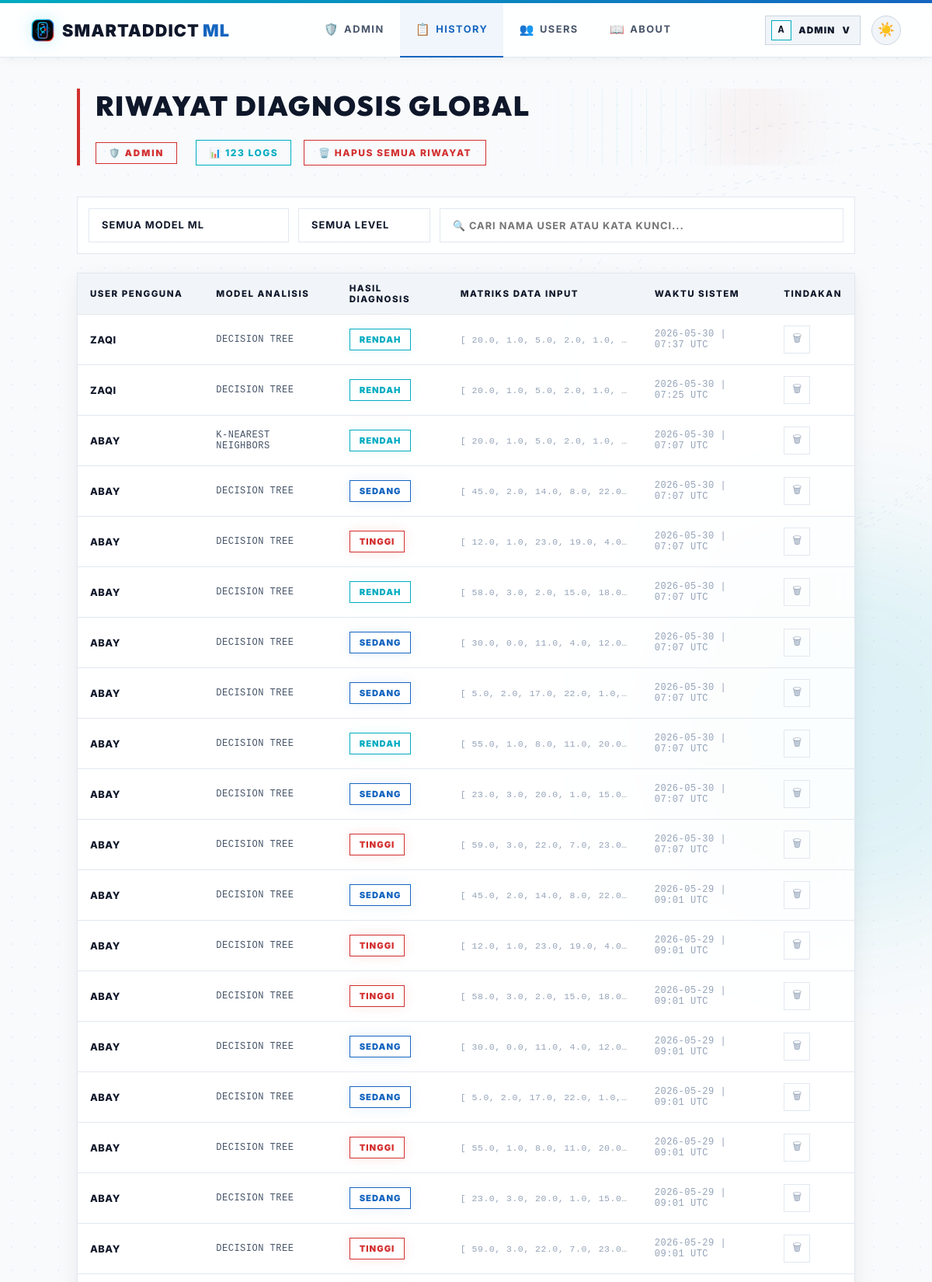
/admin/history (signed in, upper part), run on the app's committed database.
### app.py (models this page shows, shortened)
class User(UserMixin, db.Model):
    id = db.Column(db.Integer, primary_key=True)
    username = db.Column(db.String(80), unique=True, nullable=False)
    password_hash = db.Column(db.String(200), nullable=False)
    role = db.Column(db.String(10), default='user')  # 'user' or 'admin'
    created_at = db.Column(db.DateTime, default=datetime.utcnow)
    predictions = db.relationship('Prediction', backref='user', lazy=True)
    @property
    def is_admin(self):
        return self.role == 'admin'

class Prediction(db.Model):
    id = db.Column(db.Integer, primary_key=True)
    user_id = db.Column(db.Integer, db.ForeignKey('user.id'), nullable=False)
    model_name = db.Column(db.String(50), nullable=False)
    input_values = db.Column(db.Text, nullable=False)  # JSON string
    result = db.Column(db.String(20), nullable=False)
    prediction_raw = db.Column(db.Integer, nullable=False)
    timestamp = db.Column(db.DateTime, default=datetime.utcnow)
    @property
    def input_list(self):
        return json.loads(self.input_values)

### app.py (the view)
@app.route("/admin/history")
@admin_required
def admin_history():
    all_preds = Prediction.query.order_by(Prediction.timestamp.desc()).all()
    return render_template("admin/all_history.html", predictions=all_preds, active_page='admin_history')

### app.py (called while the page is built)
@app.after_request
def add_no_cache(response):
    response.headers['Cache-Control'] = 'no-store, no-cache, must-revalidate, max-age=0'
    response.headers['Pragma'] = 'no-cache'
    response.headers['Expires'] = '0'
    return response

@login_manager.user_loader
def load_user(user_id):
    return User.query.get(int(user_id))

def admin_required(f):
    @wraps(f)
    @login_required
    def decorated(*args, **kwargs):
        if not current_user.is_admin:
            flash('Akses ditolak. Hanya admin yang bisa mengakses halaman ini.', 'error')
            return redirect(url_for('dashboard'))
        return f(*args, **kwargs)
    return decorated

### templates/admin/all_history.html (shortened to what this page needs)
{% extends "base.html" %}
{% block content %}
<main class="content">
    <div class="page-header">
        <div class="header-text">
            <h1>RIWAYAT DIAGNOSIS GLOBAL</h1>
        </div>
        <div class="header-actions">
            <span class="admin-badge" style="margin-right: 8px;">🛡️ ADMIN</span>
            <div class="count-badge">📊 <span id="vc">{{ predictions|length }}</span> LOGS</div>
            {% if predictions %}
            <form method="post" action="{{ url_for('admin_clear_all') }}" style="display:inline" onsubmit="return confirm('APAKAH ANDA YAKIN INGIN MENGHAPUS SELURUH LOG RIWAYAT DI SISTEM?')">
                <button type="submit" class="btn-danger">🗑️ HAPUS SEMUA RIWAYAT</button>
            </form>
            {% endif %}
        </div>
    </div>
    {% if predictions %}
    <div class="filter-bar">
        <select id="fM" onchange="af()">
            <option value="">SEMUA MODEL ML</option>
        </select>
        <select id="fL" onchange="af()">
            <option value="">SEMUA LEVEL</option>
        </select>
        <input type="text" id="fS" placeholder="🔍 CARI NAMA USER ATAU KATA KUNCI..." oninput="af()">
    </div>
    <div class="table-container">
        <table class="h-table">
            <thead>
                <tr>
                    <th>USER PENGGUNA</th>
                    <th>MODEL ANALISIS</th>
                    <th>HASIL DIAGNOSIS</th>
                    <th>MATRIKS DATA INPUT</th>
                    <th>WAKTU SISTEM</th>
                    <th>TINDAKAN</th>
                </tr>
            </thead>
            <tbody id="tb">
                {% for p in predictions %}
                <tr data-m="{{ p.model_name }}" data-l="{{ p.result }}" data-t="{{ p.user.username }} {{ p.model_name }} {{ p.result }}">
                    <td style="font-weight:800; color:var(--text-primary); text-transform: uppercase;">{{ p.user.username }}</td>
                    <td style="font-family: monospace; text-transform: uppercase; font-size: 0.75rem;">{{ p.model_name }}</td>
                    <td>
                        <span class="badge-sm {% if p.result == 'Rendah' %}r{% elif p.result == 'Sedang' %}s{% else %}t{% endif %}">
                            {{ p.result | upper }}
                        </span>
                    </td>
                    <td style="font-size:0.72rem; color:var(--text-muted); font-family:monospace; max-width:250px; overflow:hidden; text-overflow:ellipsis; white-space:nowrap" title="{{ p.input_list }}">
                        [
                        {% for val in p.input_list %}
                          {{ val | round(1) }}{% if not loop.last %}, {% endif %}
                        {% endfor %}
                    </td>
                    <td style="color:var(--text-muted); font-family: monospace; font-size:0.75rem">{{ p.timestamp.strftime('%Y-%m-%d | %H:%M UTC') }}</td>
                    <td>
                        <form method="post" action="{{ url_for('delete_prediction', pred_id=p.id) }}" onsubmit="return confirm('HAPUS LOG DIAGNOSIS INI?')">
                            <button class="del-btn" title="Hapus entry">🗑</button>
                        </form>
                    </td>
                </tr>
                {% endfor %}
            </tbody>
        </table>
    </div>
    {% else %}
    <div style="text-align:center; padding:64px; color:var(--text-muted); border: 1px dashed var(--border-card); text-transform: uppercase; letter-spacing: 1.5px; font-weight: 800;">
        📭 BELUM ADA REKAMAN LOG DIAGNOSIS DALAM SISTEM.
    </div>
    {% endif %}
</main>
{% endblock %}

### templates/base.html (shortened to what this page needs)
<!doctype html>
<html lang="id" data-theme="light">
<head>
</head>
<body>
    <div class="navbar-wrap">
        <nav class="navbar">
            <a href="{{ url_for('dashboard') }}" class="logo" style="text-decoration:none">
                <img class="logo-mark" src="{{ url_for('static', filename='img/smartaddict-logo.svg') }}" alt="" aria-hidden="true">
                <span>SmartAddict<span style="color:var(--m-blue-dark); font-weight: 900; margin-left: 4px;">ML</span></span>
            </a>
            <div class="nav-center">
                {% if current_user.is_authenticated and current_user.is_admin %}
                <a href="{{ url_for('admin_dashboard') }}" {% if active_page == 'admin_dashboard' %}class="active"{% endif %}><span class="nav-icon">🛡️</span>Admin</a>
                <a href="{{ url_for('admin_history') }}" {% if active_page == 'admin_history' %}class="active"{% endif %}><span class="nav-icon">📋</span>History</a>
                <a href="{{ url_for('admin_users') }}" {% if active_page == 'admin_users' %}class="active"{% endif %}><span class="nav-icon">👥</span>Users</a>
                <a href="{{ url_for('about') }}" {% if active_page == 'about' %}class="active"{% endif %}><span class="nav-icon">📖</span>About</a>
                {% else %}
                <a href="{{ url_for('dashboard') }}" {% if active_page == 'dashboard' %}class="active"{% endif %}><span class="nav-icon">📊</span>Dashboard</a>
                <a href="{{ url_for('about') }}" {% if active_page == 'about' %}class="active"{% endif %}><span class="nav-icon">📖</span>About</a>
                {% endif %}
            </div>
            <div class="nav-actions">
                {% if current_user.is_authenticated %}
                <div class="profile-menu" id="profileMenu">
                    <button type="button" class="profile-chip {% if active_page == 'profile' %}active{% endif %}" onclick="toggleProfileMenu(event)" aria-expanded="false" aria-controls="profileDropdown">
                        <span class="profile-chip-avatar">{{ current_user.username[0]|upper }}</span>
                        <span class="profile-chip-name">{{ current_user.username }}</span>
                        <span aria-hidden="true">v</span>
                    </button>
                </div>
                {% else %}
                <a href="{{ url_for('login') }}" class="btn-nav-login">Login</a>
                {% endif %}
                <button class="theme-toggle" id="themeToggle" onclick="toggleTheme()" title="Toggle tema">
                    <span id="themeIcon">🌙</span>
                </button>
            </div>
        </nav>
    </div>
    <div class="nav-spacer"></div>
    <div class="sa-bg-stage" aria-hidden="true">
    </div>
    {% block content %}{% endblock %}
</body>
</html>

### data on the page
User: username "A", username "ADMIN"
Prediction: user.username "ZAQI", model_name "DECISION TREE", result "RENDAH", val "20.0" "1.0" "5.0" "2.0" "1.0", timestamp "2026-05-30 | 07:37 UTC"
Prediction: user.username "ZAQI", model_name "DECISION TREE", result "RENDAH", val "20.0" "1.0" "5.0" "2.0" "1.0", timestamp "2026-05-30 | 07:25 UTC"
Prediction: user.username "ABAY", model_name "K-NEAREST NEIGHBORS", result "RENDAH", val "20.0" "1.0" "5.0" "2.0" "1.0", timestamp "2026-05-30 | 07:07 UTC"
Prediction: user.username "ABAY", model_name "DECISION TREE", result "SEDANG", val "45.0" "2.0" "14.0" "8.0" "22.0", timestamp "2026-05-30 | 07:07 UTC"
Prediction: user.username "ABAY", model_name "DECISION TREE", result "TINGGI", val "12.0" "1.0" "23.0" "19.0" "4.0", timestamp "2026-05-30 | 07:07 UTC"
Prediction: user.username "ABAY", model_name "DECISION TREE", result "RENDAH", val "58.0" "3.0" "2.0" "15.0" "18.0", timestamp "2026-05-30 | 07:07 UTC"
Prediction: user.username "ABAY", model_name "DECISION TREE", result "SEDANG", val "30.0" "0.0" "11.0" "4.0" "12.0", timestamp "2026-05-30 | 07:07 UTC"
Prediction: user.username "ABAY", model_name "DECISION TREE", result "SEDANG", val "5.0" "2.0" "17.0" "22.0" "1.0", timestamp "2026-05-30 | 07:07 UTC"
Prediction: user.username "ABAY", model_name "DECISION TREE", result "RENDAH", val "55.0" "1.0" "8.0" "11.0" "20.0", timestamp "2026-05-30 | 07:07 UTC"
Prediction: user.username "ABAY", model_name "DECISION TREE", result "SEDANG", val "23.0" "3.0" "20.0" "1.0" "15.0", timestamp "2026-05-30 | 07:07 UTC"
Prediction: user.username "ABAY", model_name "DECISION TREE", result "TINGGI", val "59.0" "3.0" "22.0" "7.0" "23.0", timestamp "2026-05-30 | 07:07 UTC"
Prediction: user.username "ABAY", model_name "DECISION TREE", result "SEDANG", val "45.0" "2.0" "14.0" "8.0" "22.0", timestamp "2026-05-29 | 09:01 UTC"
Prediction: user.username "ABAY", model_name "DECISION TREE", result "TINGGI", val "12.0" "1.0" "23.0" "19.0" "4.0", timestamp "2026-05-29 | 09:01 UTC"
Prediction: user.username "ABAY", model_name "DECISION TREE", result "TINGGI", val "58.0" "3.0" "2.0" "15.0" "18.0", timestamp "2026-05-29 | 09:01 UTC"
Prediction: user.username "ABAY", model_name "DECISION TREE", result "SEDANG", val "30.0" "0.0" "11.0" "4.0" "12.0", timestamp "2026-05-29 | 09:01 UTC"
Prediction: user.username "ABAY", model_name "DECISION TREE", result "SEDANG", val "5.0" "2.0" "17.0" "22.0" "1.0", timestamp "2026-05-29 | 09:01 UTC"
Prediction: user.username "ABAY", model_name "DECISION TREE", result "TINGGI", val "55.0" "1.0" "8.0" "11.0" "20.0", timestamp "2026-05-29 | 09:01 UTC"
Prediction: user.username "ABAY", model_name "DECISION TREE", result "SEDANG", val "23.0" "3.0" "20.0" "1.0" "15.0", timestamp "2026-05-29 | 09:01 UTC"
Prediction: user.username "ABAY", model_name "DECISION TREE", result "TINGGI", val "59.0" "3.0" "22.0" "7.0" "23.0", timestamp "2026-05-29 | 09:01 UTC"

### other printed values
{{ predictions|length }} "123"
